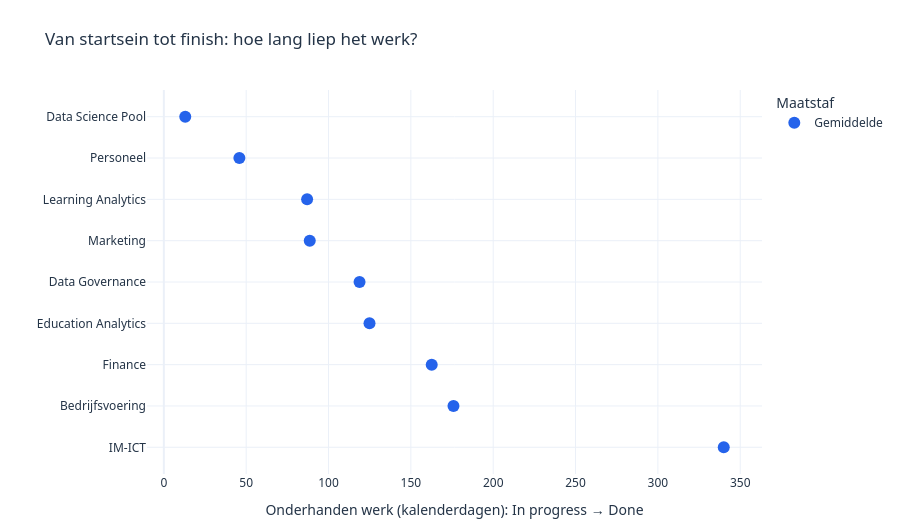

Write notebook code for a chart like this one.
### Code cell
# Chart 3: work-in-progress duration for domain-team features.
wip_column = "Onderhanden werk (dagen)"
wip_stats = (
    domain_features.dropna(subset=[wip_column])
    .groupby("Area")[wip_column]
    .agg(["count", "mean"])
    .rename(columns={"count": "Aantal features", "mean": "Gemiddelde"})
)
wip_order = wip_stats.sort_values("Gemiddelde").index.tolist()
wip_long = wip_stats.reset_index().melt(
    id_vars=["Area", "Aantal features"],
    value_vars=["Gemiddelde"],
    var_name="Maatstaf",
    value_name="Dagen",
)

fig_wip = px.scatter(
    wip_long,
    x="Dagen",
    y="Area",
    color="Maatstaf",
    symbol="Maatstaf",
    category_orders={"Area": wip_order, "Maatstaf": ["Gemiddelde"]},
    color_discrete_map=METRIC_COLORS,
    hover_data={"Area": False, "Maatstaf": True, "Aantal features": True, "Dagen": ":.1f"},
    template=TEMPLATE,
    title="Van startsein tot finish: hoe lang liep het werk?",
)
fig_wip.update_traces(marker={"size": 12})
fig_wip.update_layout(
    **CHART_STYLE,
    height=max(440, len(wip_order) * 42 + 150),
    xaxis_title="Onderhanden werk (kalenderdagen): In progress → Done",
    yaxis_title="",
    legend_title_text="Maatstaf",
    hovermode="closest",
)
fig_wip.show()

### Figure 1 — Plotly figure (JSON) as saved in the notebook; plotly's stock layout.template omitted (floating-point values rounded to 4 significant figures)
{"data": [{"customdata": [["Gemiddelde", 8], ["Gemiddelde", 6], ["Gemiddelde", 1], ["Gemiddelde", 9], ["Gemiddelde", 3], ["Gemiddelde", 1], ["Gemiddelde", 4], ["Gemiddelde", 10], ["Gemiddelde", 8]], "hovertemplate": "Maatstaf=%{customdata[0]}<br>Dagen=%{x:.1f}<br>Aantal features=%{customdata[1]}<extra></extra>", "legendgroup": "Gemiddelde", "marker": {"color": "#2563eb", "size": 12, "symbol": "circle"}, "mode": "markers", "name": "Gemiddelde", "orientation": "h", "showlegend": true, "type": "scatter", "x": [175.9, 118.8, 13.0, 124.9, 162.7, 340.0, 87.0, 88.6, 45.88], "xaxis": "x", "y": ["Bedrijfsvoering", "Data Governance", "Data Science Pool", "Education Analytics", "Finance", "IM-ICT", "Learning Analytics", "Marketing", "Personeel"], "yaxis": "y"}], "layout": {"font": {"color": "#243447", "family": "Segoe UI, sans-serif"}, "height": 528, "hovermode": "closest", "legend": {"title": {"text": "Maatstaf"}, "tracegroupgap": 0}, "margin": {"b": 40, "l": 30, "r": 30, "t": 90}, "paper_bgcolor": "white", "plot_bgcolor": "white", "title": {"text": "Van startsein tot finish: hoe lang liep het werk?"}, "xaxis": {"anchor": "y", "domain": [0, 1], "title": {"text": "Onderhanden werk (kalenderdagen): In progress → Done"}}, "yaxis": {"anchor": "x", "categoryarray": ["IM-ICT", "Bedrijfsvoering", "Finance", "Education Analytics", "Data Governance", "Marketing", "Learning Analytics", "Personeel", "Data Science Pool"], "categoryorder": "array", "domain": [0, 1], "title": {"text": ""}}}}
